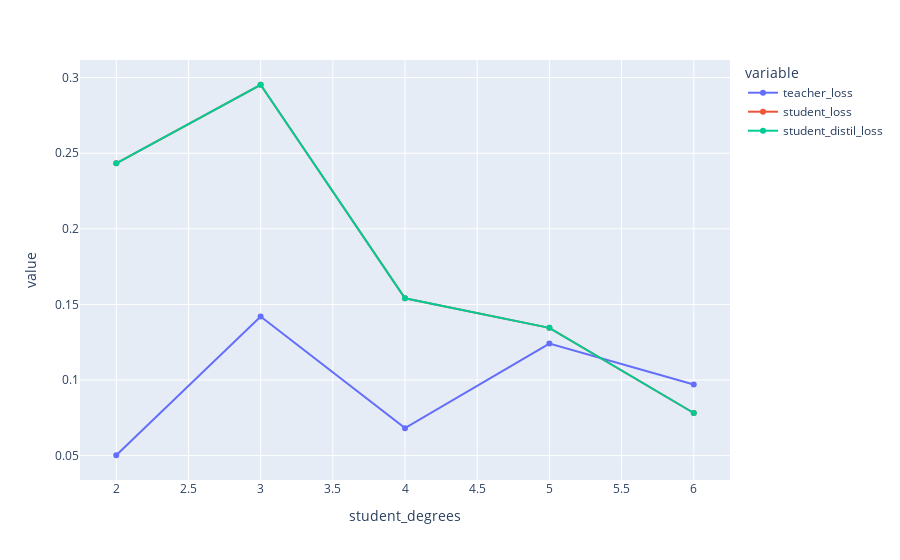

The notebook cell saved with this chart:
### Code cell
from collections import defaultdict
import plotly.express as px
import pandas as pd
from poly_regr import poly_regress,distillation
import numpy as np


serieses = []
dataset_lens = [200]
ground_degree, teacher_degress, student_degrees=20, 7, 4
for student_degrees in range(2, 7):
    for dataset_len in dataset_lens:
        teacher_loss, student_loss, student_distil_loss = \
            distillation(ground_degree=ground_degree, teacher_degress=teacher_degress, student_degrees=student_degrees, data_len=dataset_len)
        serieses.append((ground_degree, teacher_degress, student_degrees, dataset_len,  teacher_loss, student_loss, student_distil_loss))
        
df = pd.DataFrame(serieses, columns=['ground_degree', 'teacher_degress', 'student_degrees', 'dataset_len', 'teacher_loss', 'student_loss', 'student_distil_loss'])
df.sort_values(by=['ground_degree', 'teacher_degress', 'student_degrees', 'dataset_len'], inplace=True)

fig = px.line(df, x='student_degrees', y=['teacher_loss','student_loss','student_distil_loss'], markers=True)
fig.show()

### Figure 1 — Plotly figure (JSON) as saved in the notebook; plotly's stock layout.template omitted (floating-point values rounded to 4 significant figures)
{"data": [{"hovertemplate": "variable=teacher_loss<br>student_degrees=%{x}<br>value=%{y}<extra></extra>", "legendgroup": "teacher_loss", "line": {"color": "#636efa", "dash": "solid"}, "marker": {"symbol": "circle"}, "mode": "lines+markers", "name": "teacher_loss", "orientation": "v", "showlegend": true, "type": "scatter", "x": [2, 3, 4, 5, 6], "xaxis": "x", "y": [0.05024, 0.142, 0.06816, 0.1241, 0.09706], "yaxis": "y"}, {"hovertemplate": "variable=student_loss<br>student_degrees=%{x}<br>value=%{y}<extra></extra>", "legendgroup": "student_loss", "line": {"color": "#EF553B", "dash": "solid"}, "marker": {"symbol": "circle"}, "mode": "lines+markers", "name": "student_loss", "orientation": "v", "showlegend": true, "type": "scatter", "x": [2, 3, 4, 5, 6], "xaxis": "x", "y": [0.2433, 0.2953, 0.154, 0.1345, 0.07819], "yaxis": "y"}, {"hovertemplate": "variable=student_distil_loss<br>student_degrees=%{x}<br>value=%{y}<extra></extra>", "legendgroup": "student_distil_loss", "line": {"color": "#00cc96", "dash": "solid"}, "marker": {"symbol": "circle"}, "mode": "lines+markers", "name": "student_distil_loss", "orientation": "v", "showlegend": true, "type": "scatter", "x": [2, 3, 4, 5, 6], "xaxis": "x", "y": [0.2433, 0.2953, 0.154, 0.1345, 0.07819], "yaxis": "y"}], "layout": {"legend": {"title": {"text": "variable"}, "tracegroupgap": 0}, "margin": {"t": 60}, "xaxis": {"anchor": "y", "domain": [0, 1], "title": {"text": "student_degrees"}}, "yaxis": {"anchor": "x", "domain": [0, 1], "title": {"text": "value"}}}}
